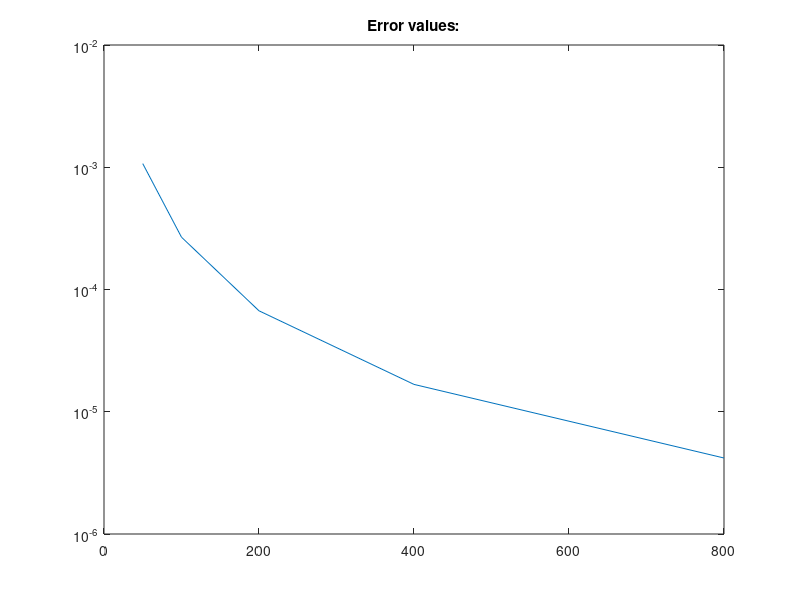
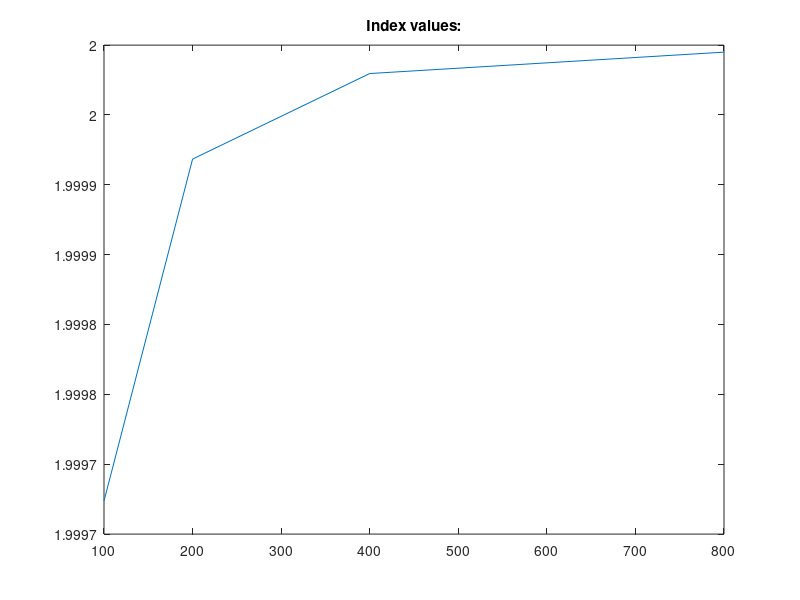
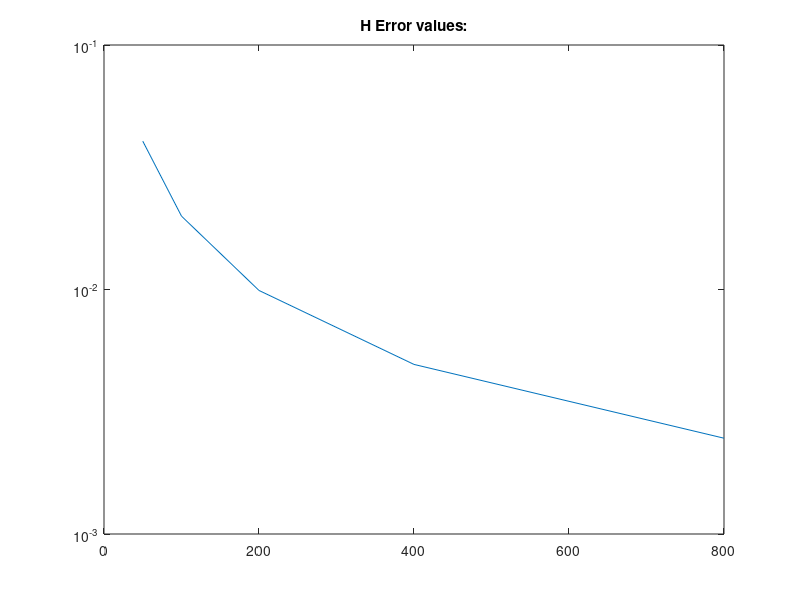
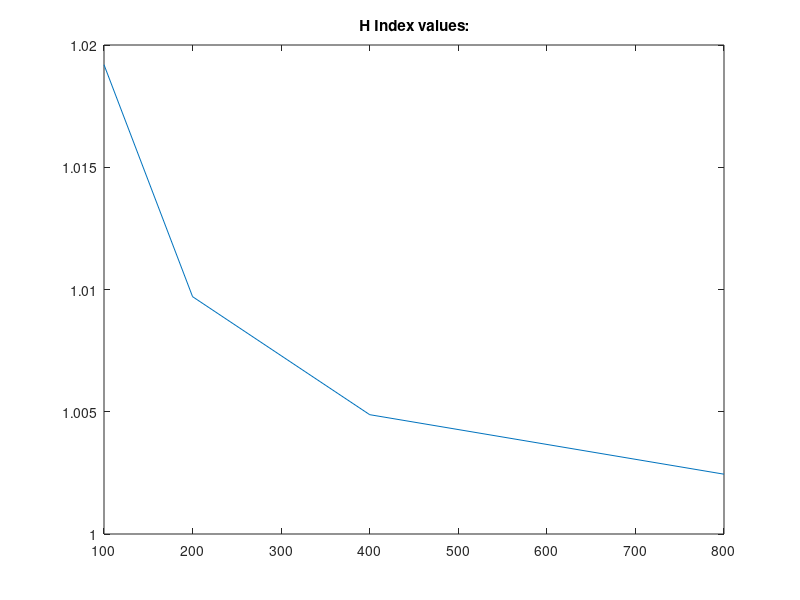

Write MATLAB code to recreate these figures, in order.
clear all;

%data init

interval_start = 0.0;
interval_end = pi;
error = [];
error_h1 = [];
%function init
exact_solution = @(x) sin(x);
fx = @(x) sin(x);
fp = @(x) cos(x);


%solving start
numberOfProbes = [50 100 200 400 800]; %2.^(1:12);
for n = numberOfProbes %iterating throught numers of samples
    h =  abs(interval_start - interval_end) / n; %grid size calculation
    x = linspace(interval_start, interval_end, n+1);
    
    exact_solution_x = zeros(1, round(n)); %place for approximated function
for i = 1:n+1
     exact_solution_x(i) = exact_solution(x(i)); %vector of exact solutions in time
end
   % method
       A = zeros(n+1, n+1);
f = zeros(n+1, 1);

for i = 1:n
    A(i, i+1) = h/6;
    A(i, i) = 2*h/3;
    A(i+1, i) = h/6;
end

A(1, 1) = 2*h/3;
A(n+1, n+1) = 2*h/3;
f(1) = 0;
f(n+1) = 0;

for i = 2:n
    f(i) = (fx( (x(i)+x(i-1))/2 )+fx(   (x(i)+x(i+1))/2   ))/2;             
end

c = A \ f;
y = A*c;

yp = [];
%div calc
for i = 1:n
yp(i) = (y(i+1)-y(i))/h;
end



%plotting figure

figure(n);
plot(x, y, '.', x ,exact_solution_x, '-');
title("Grid: " + h);
lgd = legend("approximated", "exact","location",'north' );
title(lgd, "Solution:");
xlim([0, pi]);

%error calculation
temp_e =0;

for i = 1:n
first = fx(x(i)) - y(i);
second = fx((x(i)+x(i+1))/2)-((y(i)+y(i+1))/2);
third = fx(x(i+1))-y(i+1);
temp_e = temp_e + (first^2+4*second^2+third^2)*h/6;
end
temp_e = sqrt(temp_e);
error = [error , temp_e ]; %adding maximum error for the particular n point case



%calculating h1 error
temp_e_h1 = 0;
for i = 1:n
first = fx(x(i)) - y(i);
second = fx((x(i)+x(i+1))/2)-((y(i)+y(i+1))/2);
third = fx(x(i+1))-y(i+1);
temp_e_h1 = temp_e_h1 + (first^2+4*second^2+third^2)*h/6;
end

temp_e_h2 = 0;
for i = 1:n-1
first = fp(x(i)) - yp(i);
second = fp((x(i)+x(i+1))/2)-((yp(i)+yp(i+1))/2);
third = fp(x(i+1))-yp(i+1);
temp_e_h2 = temp_e_h2 + (first^2+4*second^2+third^2)*h/6;
end
temp_e_h = sqrt(temp_e_h1) + sqrt(temp_e_h2);
error_h1 = [error_h1 , temp_e_h ];



index = log2(error(1:length(error)-1)./error(2:length(error)));
index_h = log2(error_h1(1:length(error_h1)-1)./error_h1(2:length(error_h1)));
if(n>numberOfProbes(1))
fprintf(1, "For n: %f" , n)
fprintf(1, " points case index is: %f" , index(length(index)))
fprintf(1, " with maximum error: %f ", temp_e)
fprintf(1, " H index is: %f" , index_h(length(index_h)))
fprintf(1, " H error: %f \n", temp_e_h)
end
end
figure(2)
plot( numberOfProbes, error)
set(gca, 'YScale', 'log')
title("Error values:");
figure(3)
plot(numberOfProbes(2: end), index)
%set(gca, 'YScale', 'log')
title("Index values:")
figure(4)
plot( numberOfProbes, error_h1)
set(gca, 'YScale', 'log')
title("H Error values:");
figure(5)
plot(numberOfProbes(2: end), index_h)
%set(gca, 'YScale', 'log')
title("H Index values:")

